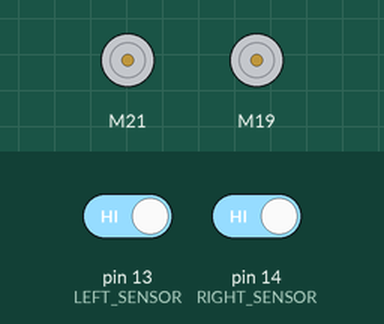
Simulated run of this sketch. Board: Arduino Uno, built with avr-gcc and run on an emulated ATmega328P. On the bench: 2 × DC motor (green arrow = forward, orange = backward, longer = faster). The inputs (shaded band) are chosen by the test bench; at power-on: pin 13 (LEFT_SENSOR) HIGH, pin 14 (RIGHT_SENSOR) HIGH.

Above: at 4.2 s.
4.3 s: pin 13 (LEFT_SENSOR) driven LOW
At 5.5 s:
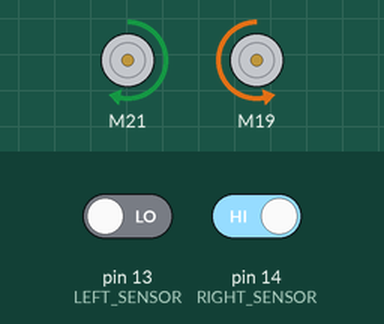
5.8 s: pin 14 (RIGHT_SENSOR) driven LOW
At 6.6 s:
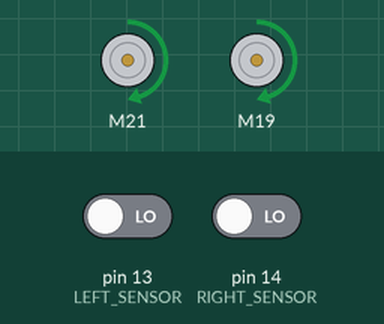
7.3 s: pin 13 (LEFT_SENSOR) driven HIGH
At 7.7 s:
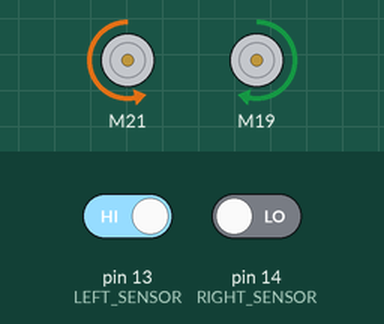
8.8 s: pin 14 (RIGHT_SENSOR) driven HIGH
At 10.1 s:
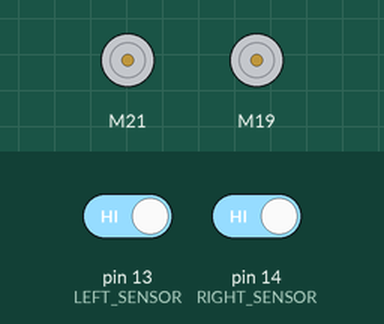
Timing chart, 0 to 11.3 s (numbered marks = the images above; inputs shaded):
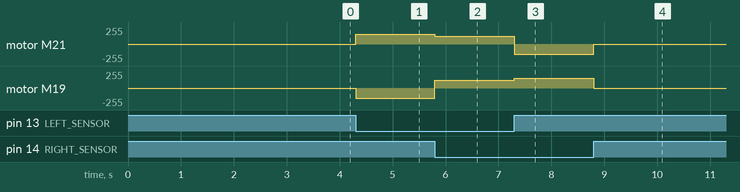

Measured:
- after the input at 4.3 s, motor M21: stopped → forward 150/255 at once; motor M19: stopped → backward 150/255 at once
- after the input at 5.8 s, motor M21: forward 150/255 → forward 120/255 at once; motor M19: backward 150/255 → forward 120/255 at once
- after the input at 7.3 s, motor M21: forward 120/255 → backward 150/255 at once; motor M19: forward 120/255 → forward 150/255 at once
- after the input at 8.8 s, motor M21: backward 150/255 → stopped at once; motor M19: forward 150/255 → stopped at once

The sketch:

lfr_ir_basic.ino
```cpp
#include <SparkFun_TB6612.h>

// --- Motor Driver Pins (Your exact original setup) ---
#define STBY 4
#define AIN1 21
#define AIN2 22
#define PWMA 23
#define BIN1 19
#define BIN2 18
#define PWMB 5

const int offsetA = 1; // Change to -1 if left motor spins backward
const int offsetB = 1; // Change to -1 if right motor spins backward

Motor motor1 = Motor(AIN1, AIN2, PWMA, offsetA, STBY); // Left Motor
Motor motor2 = Motor(BIN1, BIN2, PWMB, offsetB, STBY); // Right Motor

// --- NEW IR Sensor Pins ---
#define LEFT_SENSOR 13
#define RIGHT_SENSOR 14

// --- Speed Settings ---
const int driveSpeed = 120; // Speed when driving straight
const int turnSpeed = 150;  // Speed when turning (can be slightly slower for grip)

void setup() {
  Serial.begin(115200);

  // Set your new sensor pins to read mode
  pinMode(LEFT_SENSOR, INPUT);
  pinMode(RIGHT_SENSOR, INPUT);

  // 3-second pause before takeoff so you can put it on the track
  delay(3000);
}

void loop() {
  // Read the sensors.
  // NOTE: Most cheap IR modules output HIGH (1) for Black, and LOW (0) for White.
  int leftVal = digitalRead(LEFT_SENSOR);
  int rightVal = digitalRead(RIGHT_SENSOR);

  // LOGIC GATE 1: Both sensors see White (Line is safely in the middle)
  // LOGIC GATE 1: Both sensors see White (Line is safely in the middle)
  if (leftVal == LOW && rightVal == LOW) {
    motor1.drive(driveSpeed);
    motor2.drive(driveSpeed);
  }

  // LOGIC GATE 2: Left sensor hits Black (Turn Left)
  else if (leftVal == HIGH && rightVal == LOW) {
    motor1.drive(-turnSpeed); // Left motor pulls backward
    motor2.drive(turnSpeed);  // Right motor pushes forward (TANK PIVOT)
  }

  // LOGIC GATE 3: Right sensor hits Black (Turn Right)
  else if (leftVal == LOW && rightVal == HIGH) {
    motor1.drive(turnSpeed);   // Left motor pushes forward (TANK PIVOT)
    motor2.drive(-turnSpeed);  // Right motor pulls backward
  }

  // LOGIC GATE 4: Both sensors hit Black (Crossroads or picked up)
  else {
    motor1.brake();
    motor2.brake();
  }
}
```
